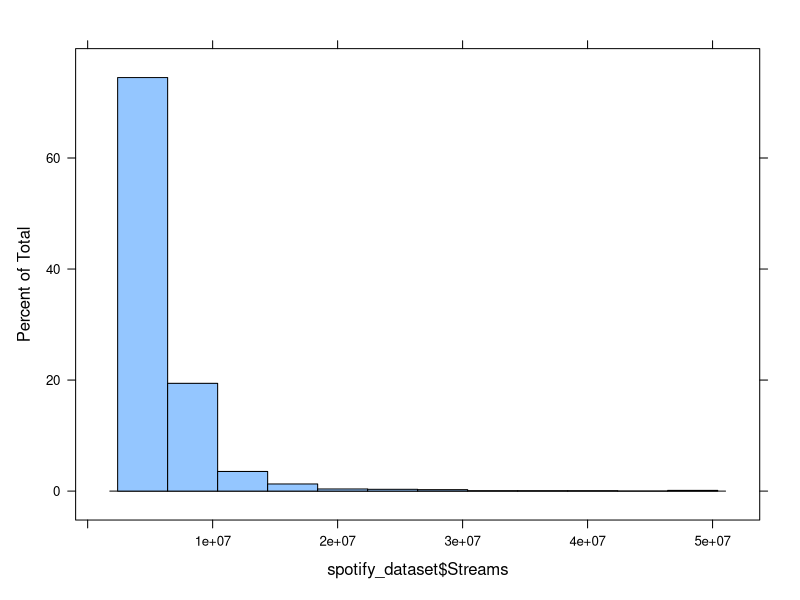
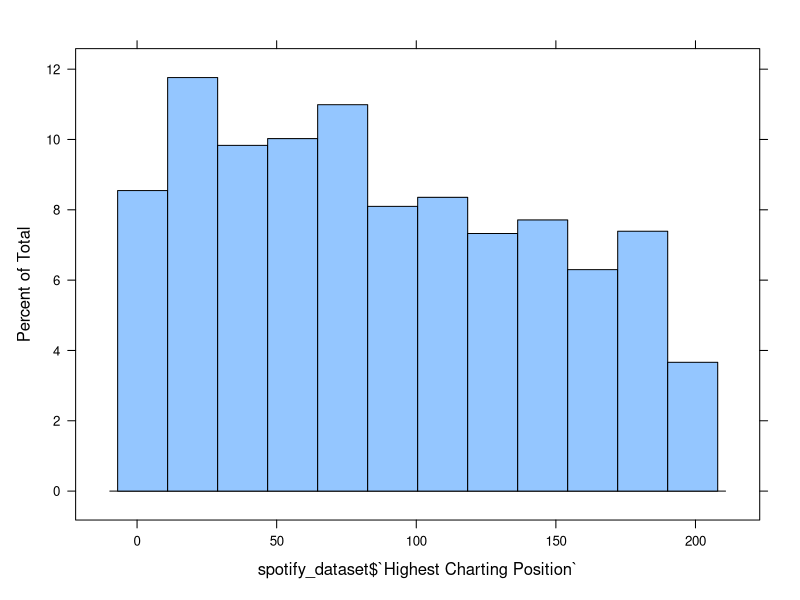

These figures' R source, in order: (Note: this script raises an error after producing the figures.)
setwd("~/DAEN Info/OR568/Project_preliminary") #set directory to folder containing data

library(readr)


# decided to use spotify data 
spotify_dataset <- read_csv(file = "spotify_dataset.csv")
summary(spotify_dataset)
install.packages("dplyr")
library(dplyr)
install.packages("lattice")
library(lattice)
install.packages("caret")
library(caret)

typeof(spotify_dataset)
spotify_dataset <- as.data.frame(spotify_dataset)

library(tidyverse)
is_tibble(spotify_dataset)

colnames(spotify_dataset)

summary(spotify_dataset)
streams <- spotify_dataset$Streams

histogram(spotify_dataset$Streams)
histogram(spotify_dataset$`Highest Charting Position`)

#Remove rows with na

SPFY <- na.omit(spotify_dataset)

## Copied hw.R file from a previous class STAT515 for pretty graphs

#source("C:/Users/jeani/OneDrive/Documents/DAEN Schoolwork/STAT515 FallII 2020/Module 1/hw.R")

ggplot(SPFY, aes(x = Streams, y = SPFY$`Highest Charting Position`)) +
  geom_point(
    shape = 21,
    fill = "blue",
    color = "black",
    size = 3
  ) +
  labs(x = "Streams",
       title = "Highest Charting Position by Streams") + hw
# This graph might be more visible without the very high stream values
# it seems unusual that there are songs with very high streams but are not high on the chart position

ggplot(SPFY, aes(x = `Artist Followers`, y = `Highest Charting Position`)) +
  geom_point(
    shape = 21,
    fill = "blue",
    color = "black",
    size = 3
  ) +
  labs(x = "Artist Followers",
       title = "Highest Charting Position by Streams") + hw

histogram(SPFY$Popularity)
histogram(SPFY$Tempo)
histogram(SPFY$Danceability)
histogram(SPFY$Streams)
histogram(SPFY$`Artist Followers`)
histogram(SPFY$Energy)
histogram(SPFY$Loudness)
histogram(SPFY$Speechiness)
histogram(SPFY$Acousticness)
histogram(SPFY$Liveness)
histogram(SPFY$`Duration (ms)`)
histogram(SPFY$Valence)
histogram(SPFY$`Number of Times Charted`)

#remove non-numeric columns and index column
numSpotify_dataset <- na.omit(spotify_dataset[,-c(1,4,5,7,9,10,11,12,23)])

Predictors <- numSpotify_dataset[,-1]


TransPredictors <- as.data.frame(scale(Predictors), center = TRUE, scale = TRUE)
HiCharPosit <- na.omit(numSpotify_dataset$`Highest Charting Position`)

summary(HiCharPosit)

histogram(TransNumSpDs$Speechiness)
# can't tell a difference in the transformation

#split the data
#start with a partition designation
set.seed(1)
trainingRows <- createDataPartition(HiCharPosit, p = 0.8, list = FALSE)
head(trainingRows)
tail(trainingRows)

#subset into training and test for predictors and highest charting position
trainPredictors <- TransPredictors[trainingRows, ]
trainHiCharPosit <- HiCharPosit[trainingRows]
testPredictors <- TransPredictors[-trainingRows,]
testHiCharPosit <- HiCharPosit[-trainingRows]

### Copied code from course reference R files

featurePlot(trainPredictors, trainHiCharPosit, 
            between = list(x = 1, y = 1), type = c("g", "p", "smooth"), labels = rep("", 2))

# Figure 6.4  PCA 
solPCA <- prcomp(trainPredictors, center = TRUE, scale. = TRUE)
percentVariancePCA = solPCA$sd^2/sum(solPCA$sd^2)*100
plot(percentVariancePCA, xlab="Components", ylab="Percentage of Total Variance",
     type="l", main="Scree Plot of PCA Analysis")

corrplot(cor(trainPredictors), order = "hclust", tl.cex = .8)



### Section 6.2 Linear Regression

## Use simple linear regression with all predictors 

lmFitAllPredictors = lm(trainHiCharPosit ~ . , data = trainPredictors)
summary(lmFitAllPredictors)

lmFitStreams = lm(trainHiCharPosit ~trainPredictors$Streams, data = trainPredictors)
summary(lmFitStreams)

lmFitNumTimesChar = lm(trainHiCharPosit ~trainPredictors$'Number of Times Charted', 
                       data = trainPredictors)
summary(lmFitNumTimesChar)
#Rsquared values are very bad.

